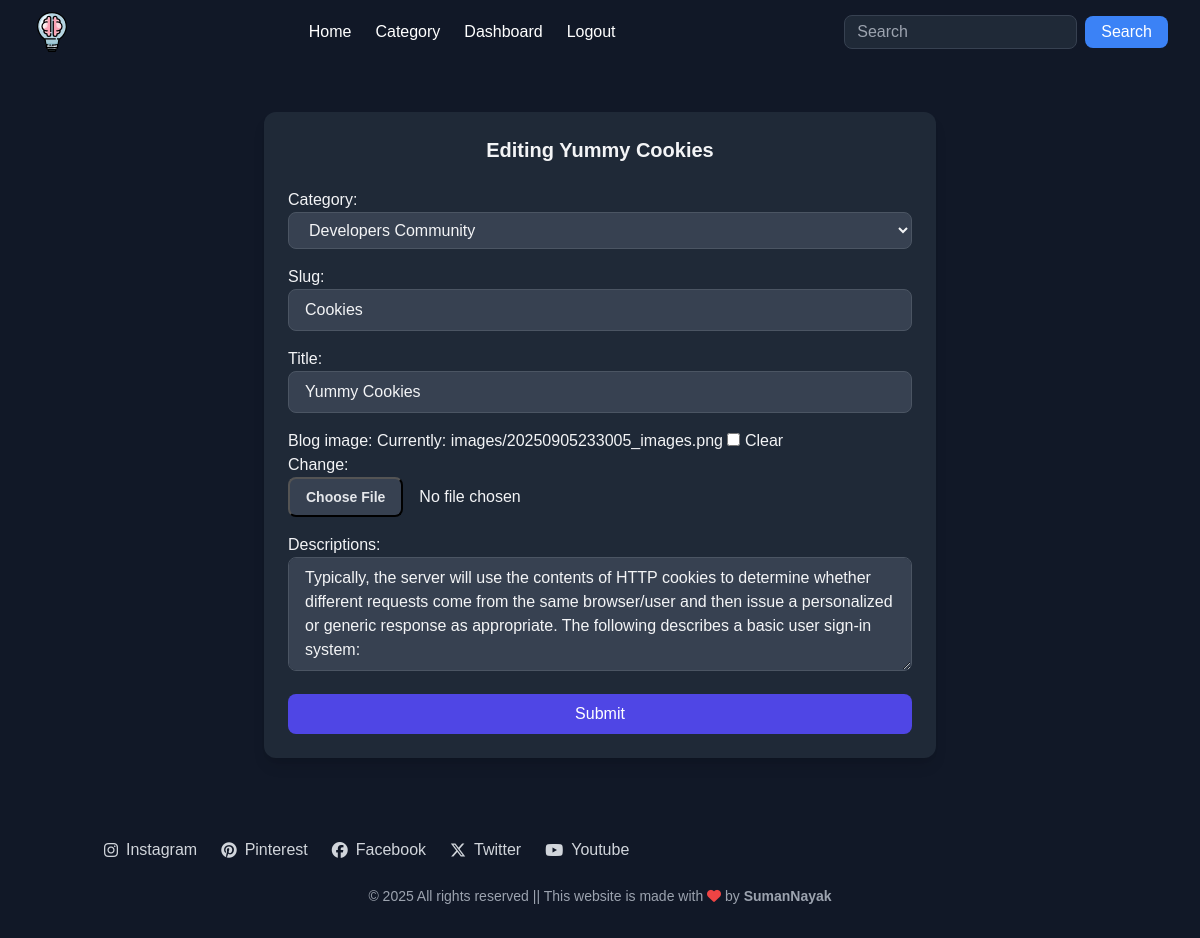
The app's page /edit/5, older data.
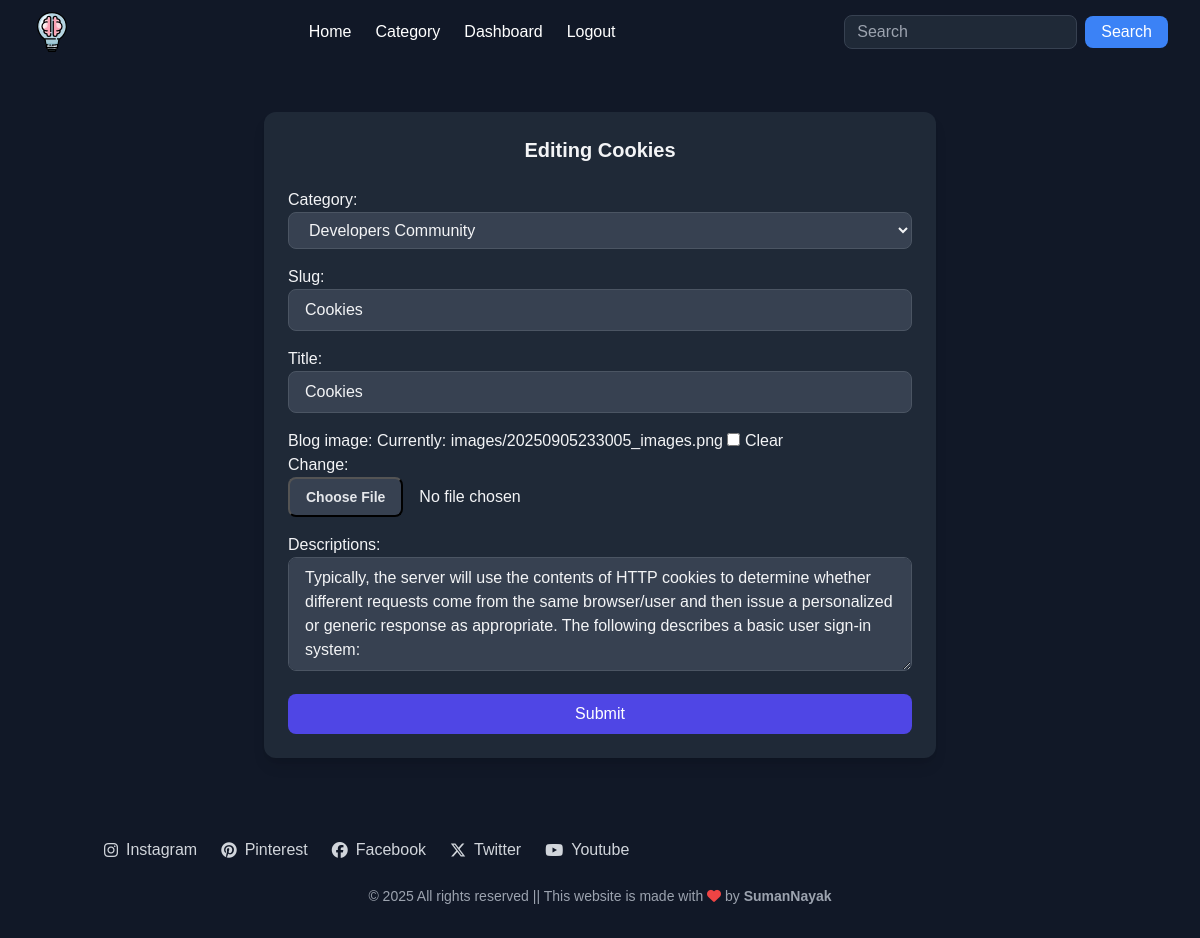
The same page, newer data.
### post/models.py (models this page shows, shortened)
class Catblog(models.Model):
    category = models.ForeignKey(Category, on_delete=models.CASCADE)
    slug=models.CharField(max_length=150,null=False,blank=False)
    title=models.CharField(max_length=150,null=False,blank=False)
    blog_image=models.ImageField(upload_to=get_image_path,null=True,blank=True)
    small_description=models.CharField(max_length= 250,null=False,blank=False)
    descriptions=models.TextField(max_length= 500,null=False,blank=False)
    author = models.ForeignKey(User,on_delete=models.CASCADE)
    status=models.BooleanField(default=False,help_text="0=default,1=Trending")
    trending=models.BooleanField(default=False,help_text="0=default,1=Trending")
    tag=models.CharField(max_length=150,null=False,blank=False)
    meta_title=models.CharField(max_length=150,null=False,blank=False)
    meta_keywords=models.CharField(max_length=150,null=False,blank=False)
    created_at=models.DateTimeField(auto_now_add=True)
    class Meta:
        ordering = ('-created_at',)

### post/views.py (the view)
# urls.py: path('edit/<int:pk>', views.edit_view,name='edit'),
def edit_view(request,pk):
    post = get_object_or_404(Catblog, id=pk)
    if request.method == "POST":
        p_form = PostForm(request.POST,request.FILES,instance=post)
        if p_form.is_valid():
            instance = p_form.save(commit=False)
            instance.author = request.user
            instance.save()
            p_form.save_m2m()
            messages.success(request,"Yayy! Post edited successfully !")
            return redirect("blog_view",cat_slug=post.category.slug,post_slug=post.slug)
    else:
        p_form = PostForm(instance=post)
    return render(request,'post_edit.html',{'post':post,'p_form':p_form})

### post/models.py (called while the page is built)
    def __str__(self):
        return str(self.name)

### templates/post_edit.html (shortened to what this page needs)
{% extends 'base.html' %}
{% load static %}
{% load tz %}
{% load crispy_forms_tags %}
{% block content %}
<section class="py-12 bg-gray-900 text-gray-100">
  <div class="container mx-auto px-4">
    <div class="max-w-2xl mx-auto bg-gray-800 rounded-xl p-6 shadow-lg">
      <h3 class="text-xl font-bold text-center mb-6">Editing {{post.title}}</h3>
      <form method="post" enctype="multipart/form-data" class="space-y-4">
        {{ p_form.as_p }}
        <button type="submit"
                class="w-full px-4 py-2 bg-indigo-600 text-white rounded-lg hover:bg-indigo-700 transition">
          Submit
        </button>
      </form>
    </div>
  </div>
</section>
{% endblock %}

Row changes from the older to the newer data that the page shows:
changed Catblog "Cookies": title "Yummy Cookies" → "Cookies"
